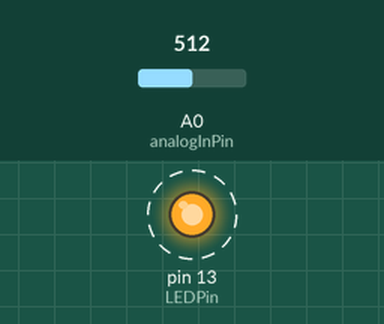
Recording of a sketch running on a simulated Arduino Uno, built with avr-gcc and run on an emulated ATmega328P. Shown: output pins drawn as LEDs (lit = HIGH). Dashed ring = blinking. The inputs (shaded band) are chosen by the test bench; at power-on: A0 (analogInPin) = 512. What the sketch prints to the serial monitor is not drawn.

Above: at 0.2 s.
Timing chart, 0 to 3.0 s (numbered marks = the images above):
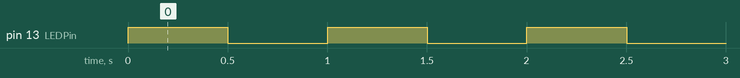

The sketch:

bomb.ino
```cpp
const int analogInPin = A0;
const int LEDPin = 13;

void setup() {
  pinMode(LEDPin, OUTPUT);
  Serial.begin(9600);
}

void loop() {
  int sensorValue = analogRead(analogInPin);
  Serial.print(sensorValue);
  Serial.print("\n");
  digitalWrite(LEDPin, digitalRead(LEDPin) ^ 1);
  delay(500);
}
```

Measured:
- by itself, pin 13 (LEDPin): alternates HIGH for 0.50 s and LOW for 0.50 s
